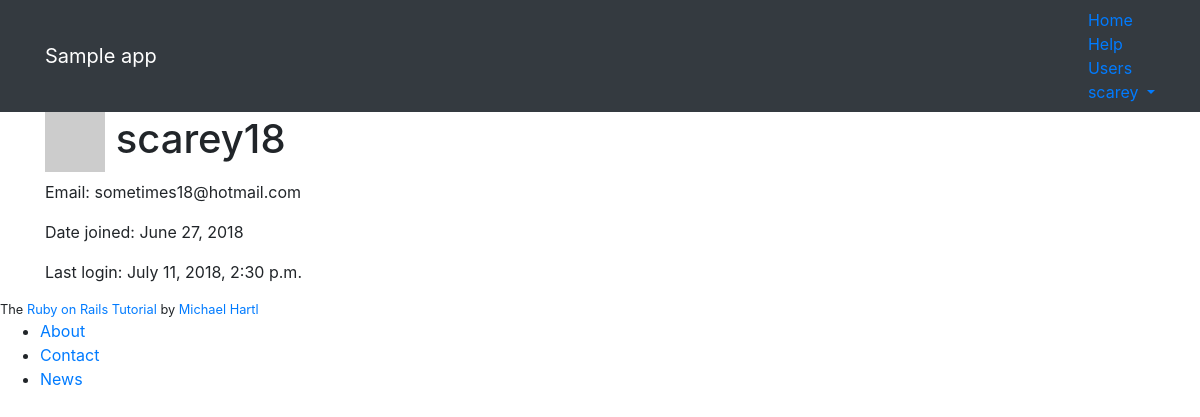
Page /users/1 (signed in) on the earlier database version.
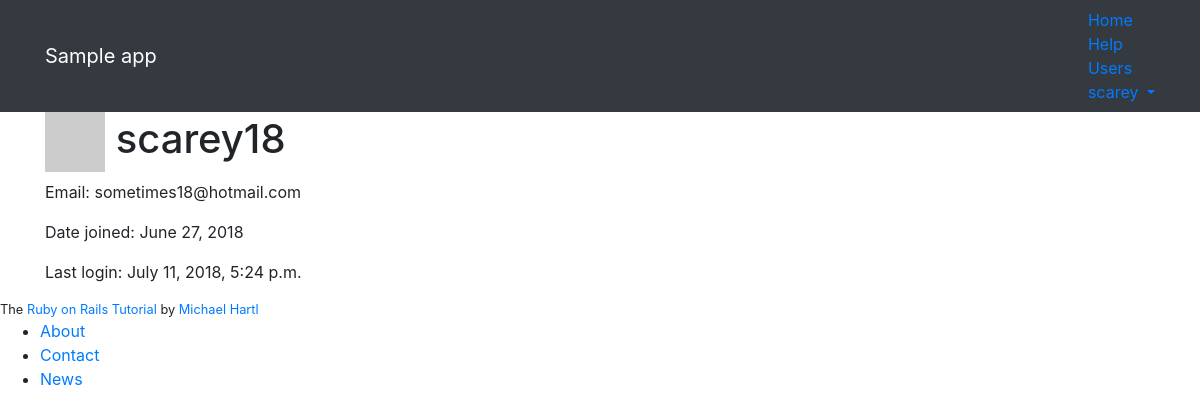
Same page on the later database version.
### static_pages/models.py (models this page shows, shortened)
class User(AbstractUser):
    is_active = models.BooleanField(default=False)
    REQUIRED_FIELDS = ['email']
    def gravatar(self, size=60):
        digest = hashlib.md5(self.email.encode()).hexdigest()
        url = f'http://www.gravatar.com/avatar/{digest}'
        return mark_safe(f'<img src="{url}" height="{size}" width="{size}" class="gravatar">')

### static_pages/views.py (the view)
# urls.py: path('users/<int:pk>', views.UserProfile.as_view(), name='profile'),
class UserProfile(LoginRequiredMixin, DetailView):
    model = User
    template_name = 'static_pages/profile.html'
    fields = ['username', 'email']
    def get_context_object_name(self, obj):
        return 'u'
    def get_context_data(self, **kwargs):
        context = super().get_context_data(**kwargs)
        context['page_title'] = self.object.username
        return context
    def get_queryset(self):
        return active_users()

### static_pages/utils.py (called while the page is built)
def active_users():
    return User.objects.filter(is_active=True)

### static_pages/templates/static_pages/profile.html
{% extends 'base.html' %}
{% block content %}
<div class="row">
	<aside class="col-md-4">
		<section class="user_info">
			<h1>
				{{ u.gravatar }}
				{{ u.username }}
			</h1>
			<p>Email: {{ u.email }}</p>
			<p>Date joined: {{ u.date_joined|date:"F d, Y" }}</p>
			<p>Last login: {{ u.last_login }}</p>
		</section>
	</aside>
</div>
{% endblock %}

Differences in the rows shown:
changed User "scarey18": last_login "July 11, 2018, 2:30 p.m." → "July 11, 2018, 5:24 p.m."
